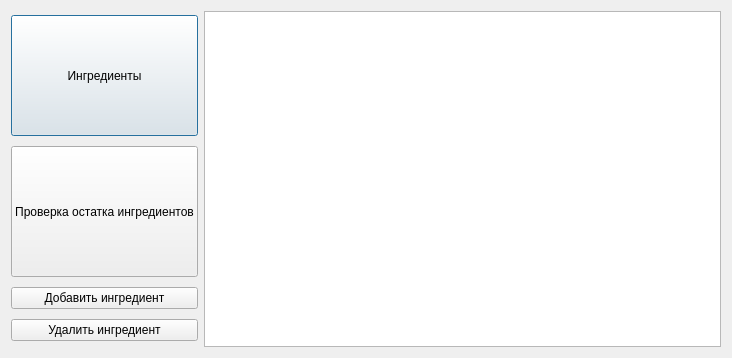
<?xml version="1.0" encoding="UTF-8"?>
<ui version="4.0">
 <class>Storage</class>
 <widget class="QDialog" name="Storage">
  <property name="geometry">
   <rect>
    <x>0</x>
    <y>0</y>
    <width>732</width>
    <height>358</height>
   </rect>
  </property>
  <property name="windowTitle">
   <string>Dialog</string>
  </property>
  <layout class="QGridLayout" name="gridLayout">
   <item row="0" column="0">
    <layout class="QVBoxLayout" name="verticalLayout">
     <item>
      <widget class="QPushButton" name="Ingreds">
       <property name="minimumSize">
        <size>
         <width>101</width>
         <height>121</height>
        </size>
       </property>
       <property name="text">
        <string>Ингредиенты</string>
       </property>
      </widget>
     </item>
     <item>
      <widget class="QPushButton" name="Check">
       <property name="minimumSize">
        <size>
         <width>101</width>
         <height>131</height>
        </size>
       </property>
       <property name="text">
        <string>Проверка остатка ингредиентов</string>
       </property>
      </widget>
     </item>
     <item>
      <widget class="QPushButton" name="addIngr">
       <property name="text">
        <string>Добавить ингредиент</string>
       </property>
      </widget>
     </item>
     <item>
      <widget class="QPushButton" name="delIngr">
       <property name="text">
        <string>Удалить ингредиент</string>
       </property>
      </widget>
     </item>
    </layout>
   </item>
   <item row="0" column="1">
    <widget class="QTableView" name="tableView"/>
   </item>
  </layout>
 </widget>
 <resources/>
 <connections/>
</ui>
